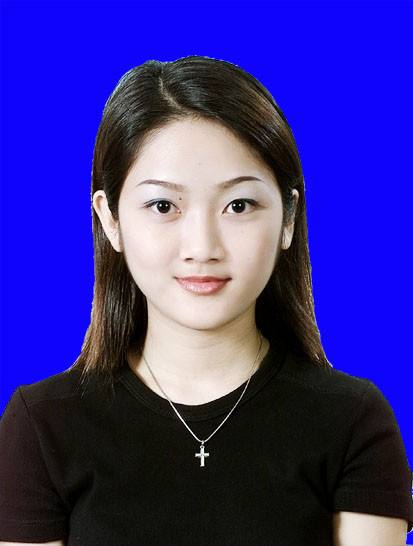
#> input picture data/images/toux.jpg, 413 x 546 px
$ python day111.py
#> lines starting #> are read from the running program, lines starting #| are printed output that depends on the picture
'''
Author       : Bingqiang Zhou
Date         : 2021-09-01 17:00:11
LastEditors  : Bingqiang Zhou
LastEditTime : 2021-09-01 17:17:13
Description  : KMeans 图像分割
    KMean不光可以对数据进行分类，还可以实现对图像分割，
    什么图像分割，简单的说就要图像的各种像素值，分割为几个指定类别颜色值，
    这种分割有两个应用，一个可以实现图像主色彩的简单提取，
    另外针对特定的应用场景可以实现证件照片的背景替换效果，这个方面早期最好的例子就是证件之星上面的背景替换。
    当然要想实现类似的效果，绝对不是简单的KMeans就可以做到的，还有一系列后续的交互操作需要完成。
    对图像数据来说，要把每个像素点作为单独的样本，按行组织，只需要调用OpenCV的Mat中函数reshape即可实现
    Mat cv::Mat::reshape(
        int cn,
        int rows = 0
    )const
    cn参数表示通道数
    rows表示改为多少行

    拓展资料：
        官方教程 Understanding K-Means Clustering：https://docs.opencv.org/4.5.3/de/d4d/tutorial_py_kmeans_understanding.html
        官方教程 K-Means Clustering in OpenCV：https://docs.opencv.org/4.5.3/d1/d5c/tutorial_py_kmeans_opencv.html
'''

import cv2 as cv
import numpy as np

img = cv.imread("../data/images/toux.jpg")
#> img is the input picture: shape (546, 413, 3); mean B, G, R 143.5, 46, 55.8
data = img.reshape((-1, 3)) # (h*w, 3)
data = np.float32(data) # kmeans输入的数据必须是float32类型
# print(data.shape)

# kmeans 聚类，最多迭代10次，两次差值小于1则停止
retval, labels, centers = cv.kmeans(data, 4, None, (cv.TermCriteria_MAX_ITER + cv.TermCriteria_EPS, 10, 1), 2, cv.KMEANS_RANDOM_CENTERS)
#> retval = 150544533.2; centers = [[197.7, 206.7, 224], [251, 3.4, 15.33], [93.13, 106.2, 124], [15.18, 20.99, 24.49]]
# print(labels.shape, centers.shape)

# 获取labels中元素所对应簇中心的颜色
result = np.uint8(centers[labels.flatten()]) # (h*w, 3)

# reshape到原图像大小
result = result.reshape(img.shape)
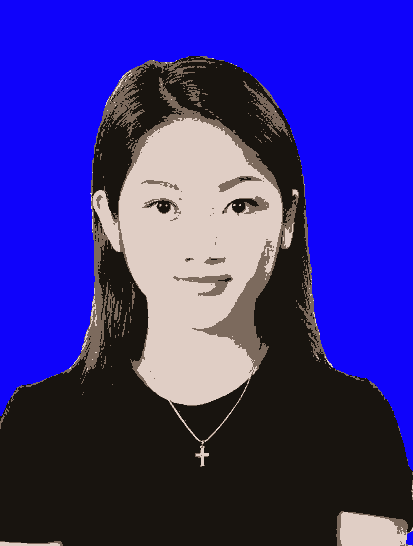
#> result: shape (546, 413, 3); mean B, G, R 143.2, 45.3, 55.5

# 可视化
cv.imshow("result", result)
cv.waitKey(0)
cv.destroyAllWindows()
